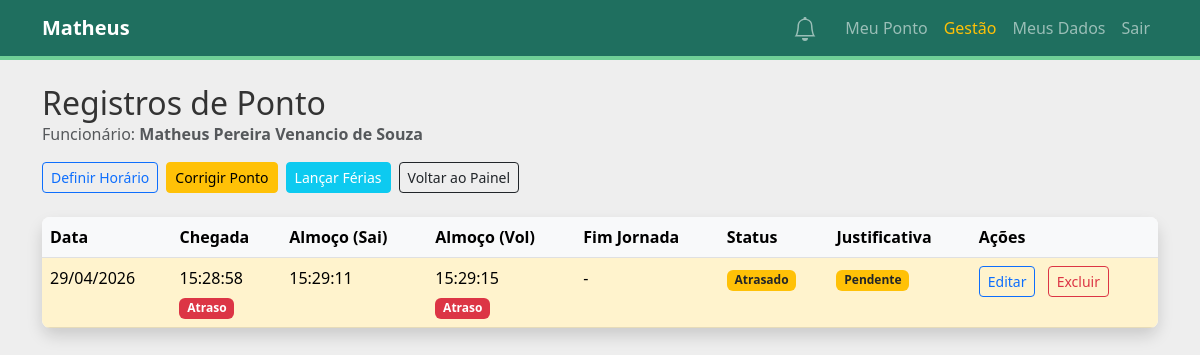
Page /manager/view-logs/3 (signed in) on the earlier database version.
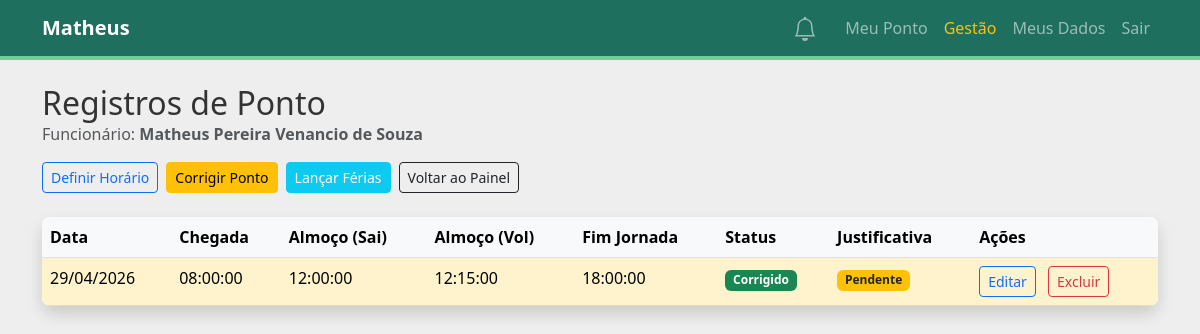
Same page on the later database version.
### src/domain/model.py (models this page shows, shortened)
class User:
    @property
    def is_profile_complete(self) -> bool:
        return self.profile.is_complete()
    @property
    def unread_notifications_count(self) -> int:
        return sum(1 for n in self.notifications if not n.is_read)

@dataclass
class DailyPonto:
    user_id: int
    entry_date: date
    arrival: Optional[time] = None
    lunch_start: Optional[time] = None
    lunch_end: Optional[time] = None
    departure: Optional[time] = None
    location_data: str = "" # Formato: "Chegada: ... | Almoço: ..."
    status: PontoStatus = PontoStatus.ON_TIME
    justification: Optional[str] = None
    ponto_id: Optional[int] = None
    arrival_late: bool = False
    lunch_start_late: bool = False
    lunch_end_late: bool = False
    departure_early: bool = False
    @property
    def has_anomaly(self) -> bool:
        return any([
            self.arrival_late,
            self.lunch_start_late,
            self.lunch_end_late,
            self.departure_early,
            self.status == PontoStatus.MISSING
        ])

### src/entrypoints/flask_app.py (the view)
@app.route("/manager/view-logs/<int:employee_id>")
@login_required
def view_employee_logs(employee_id):
    if current_user.role not in ["manager", "admin"]:
        flash("Acesso não autorizado.", "danger")
        return redirect(url_for("dashboard"))
    uow = SqlAlchemyUnitOfWork()
    with uow:
        employee = uow.users.get_user_by_id(employee_id)
        if not employee:
            flash("Funcionário não encontrado.", "danger")
            return redirect(url_for("dashboard"))
        recent_entries = sorted(employee.time_entries, key=lambda x: x.entry_date, reverse=True)
        return render_template("view_employee_logs.html", employee=employee, recent_entries=recent_entries)

### src/adapters/repository.py (called while the page is built)
    def get_user_by_id(self, user_id: int) -> Optional[User]:
        return self.session.query(User).filter_by(user_id=user_id).first()

### src/domain/model.py (called while the page is built)
    def is_complete(self) -> bool:
        return all([
            self.registration_number,
            self.cpf,
            self.department,
            self.position,
            self.secretariat,
            self.full_name
        ])

### src/entrypoints/flask_app.py (called while the page is built)
@login_manager.user_loader
def load_user(user_id):
    uow = SqlAlchemyUnitOfWork()
    with uow:
        user = uow.users.get_user_by_id(int(user_id))
        if user:
            return AuthenticatedUser(user)
    return None

@app.context_processor
def inject_notifications():
    if current_user.is_authenticated:
        uow = SqlAlchemyUnitOfWork()
        with uow:
            user = uow.users.get_user_by_id(current_user.id)
            if user:
                notifs = [
                    {"message": n.message, "is_read": n.is_read, "created_at": n.created_at}
                    for n in user.notifications[:20]
                ]
                return {
                    "user_notifs": notifs,
                    "user_notifs_count": user.unread_notifications_count
                }
    return {"user_notifs": [], "user_notifs_count": 0}

### src/service_layer/unit_of_work.py (called while the page is built)
    def __enter__(self):
        return self

    def __exit__(self, *args):
        self.rollback()

    def __enter__(self):
        if self._nested_count == 0:
            self.session: Session = self.session_factory()
            self.users = SqlAlchemyRepository(self.session)
        self._nested_count += 1
        return super().__enter__()

    def __exit__(self, *args):
        self._nested_count -= 1
        if self._nested_count == 0:
            super().__exit__(*args)
            self.session.close()
        else:
            pass

    def rollback(self):
        self.session.rollback()

### src/entrypoints/templates/view_employee_logs.html (shortened to what this page needs)
{% extends "base.html" %}
{% block content %}
<div class="d-flex flex-column mb-4">
    <div class="d-flex flex-column mb-3">
        <h2 class="mb-0">Registros de Ponto</h2>
        <p class="text-muted mb-0">Funcionário: <strong>{{ employee.profile.full_name or employee.email }}</strong></p>
    </div>
    <div class="d-flex flex-wrap gap-2">
        <a href="{{ url_for('set_schedule', employee_id=employee.user_id) }}" class="btn btn-sm btn-outline-primary">Definir Horário</a>
        <a href="{{ url_for('fix_ponto', employee_id=employee.user_id) }}" class="btn btn-sm btn-warning">Corrigir Ponto</a>
        <button class="btn btn-sm btn-info text-white" data-bs-toggle="modal" data-bs-target="#vacationModal">Lançar Férias</button>
        <a href="{{ url_for('management_panel') }}" class="btn btn-sm btn-outline-dark">Voltar ao Painel</a>
    </div>
</div>
<div class="card shadow mb-4">
    <div class="card-body p-0">
        <div class="table-responsive">
            <table class="table table-hover mb-0">
                <thead class="table-light">
                    <tr>
                        <th>Data</th>
                        <th>Chegada</th>
                        <th>Almoço (Sai)</th>
                        <th>Almoço (Vol)</th>
                        <th>Fim Jornada</th>
                        <th>Status</th>
                        <th>Justificativa</th>
                        <th>Ações</th>
                    </tr>
                </thead>
                <tbody>
                    {% for p in recent_entries %}
                        <tr class="{% if p.has_anomaly %}table-warning{% elif p.status.value == 'Corrigido' %}table-success{% endif %}">
                            <td>{{ p.entry_date.strftime('%d/%m/%Y') }}</td>
                            <td>
                                {{ p.arrival.strftime('%H:%M:%S') if p.arrival else '-' }}
                                {% if p.status.value != 'Corrigido' and p.arrival_late %}
                                    <div class="mt-1"><span class="badge bg-danger">Atraso</span></div>
                                {% endif %}
                            </td>
                            <td>
                                {{ p.lunch_start.strftime('%H:%M:%S') if p.lunch_start else '-' }}
                            </td>
                            <td>
                                {{ p.lunch_end.strftime('%H:%M:%S') if p.lunch_end else '-' }}
                                {% if p.status.value != 'Corrigido' and p.lunch_end_late %}
                                    <div class="mt-1"><span class="badge bg-danger">Atraso</span></div>
                                {% endif %}
                            </td>
                            <td>
                                {{ p.departure.strftime('%H:%M:%S') if p.departure else '-' }}
                            </td>
                            <td>
                                {% if p.status.value == 'No Horário' %}
                                    <span class="badge bg-success">{{ p.status.value }}</span>
                                {% elif p.status.value == 'Atrasado' %}
                                    <span class="badge bg-warning text-dark">{{ p.status.value }}</span>
                                {% elif p.status.value == 'Faltante' %}
                                    <span class="badge bg-danger">{{ p.status.value }}</span>
                                {% elif p.status.value == 'Justificado' %}
                                    <span class="badge bg-info text-dark">{{ p.status.value }}</span>
                                {% elif p.status.value == 'Corrigido' %}
                                    <span class="badge bg-success">{{ p.status.value }}</span>
                                {% else %}
                                    <span class="badge bg-secondary">{{ p.status.value }}</span>
                                {% endif %}
                            </td>
                            <td>
                                {% if p.justification %}
                                    <small class="text-muted" title="{{ p.justification }}">{{ p.justification }}</small>
                                {% elif p.has_anomaly %}
                                    <span class="badge bg-warning text-dark">Pendente</span>
                                {% else %}
                                    -
                                {% endif %}
                            </td>
                            <td>
                                <a href="{{ url_for('fix_ponto', employee_id=employee.user_id) }}?date={{ p.entry_date }}" class="btn btn-sm btn-outline-primary me-2">Editar</a>
                                <form action="{{ url_for('delete_ponto', employee_id=employee.user_id, entry_date=p.entry_date) }}" method="POST" class="d-inline" onsubmit="return confirm('ATENÇÃO: Você está prestes a excluir permanentemente este registro de ponto. Esta ação não pode ser desfeita. Deseja continuar?');">
                                    <button type="submit" class="btn btn-sm btn-outline-danger">Excluir</button>
                                </form>
                            </td>
                        </tr>
                    {% else %}
                        <tr><td colspan="7" class="text-center py-4 text-muted">Nenhum registro encontrado.</td></tr>
                    {% endfor %}
                </tbody>
            </table>
        </div>
    </div>
</div>
{% endblock %}

### src/entrypoints/templates/base.html (shortened to what this page needs)
<!DOCTYPE html>
<html lang="pt-br">
<head>
    <link href="https://cdn.jsdelivr.net/npm/bootstrap@5.3.0/dist/css/bootstrap.min.css" rel="stylesheet">
    <link rel="stylesheet" href="{{ url_for('static', filename='style.css') }}">
</head>
<body>
    <nav class="navbar navbar-expand-lg navbar-dark mb-4">
        <div class="container">
            <a class="navbar-brand fw-bold" href="{{ url_for('index') }}">
                {% if current_user.is_authenticated %}
                    {% if current_user.full_name %}
                        {{ current_user.full_name.split()[0] }}
                    {% else %}
                        {{ current_user.email.split('@')[0] }}
                    {% endif %}
                {% else %}
                    BANCO DE EMPREGOS
                {% endif %}
            </a>
            <div class="collapse navbar-collapse" id="navbarNav">
                <div class="navbar-nav ms-auto align-items-center">
                    {% if current_user.is_authenticated %}
                        <div class="nav-item dropdown me-3">
                            <a class="nav-link position-relative p-1" href="#" id="notifDropdown" role="button" data-bs-toggle="modal" data-bs-target="#notifModal" onclick="markRead()">
                            </a>
                        </div>
                        <a class="nav-link" href="{{ url_for('dashboard') }}">Meu Ponto</a>
                        {% if current_user.role in ['manager', 'admin'] %}
                            <a class="nav-link text-warning" href="{{ url_for('management_panel') }}">Gestão</a>
                        {% endif %}
                        <a class="nav-link" href="{{ url_for('profile') }}">Meus Dados</a>
                        <a class="nav-link" href="{{ url_for('logout') }}">Sair</a>
                    {% else %}
                        <a class="nav-link" href="{{ url_for('login') }}">Login</a>
                    {% endif %}
                </div>
            </div>
        </div>
    </nav>
    <div class="container">
        {% block content %}{% endblock %}
    </div>
</body>
</html>

### src/entrypoints/static/style.css (style rules this page uses)
:root { --bg-color: #EEEEEE; --primary-mint: #6FCF97; --secondary-teal: #2FA084; --dark-accent: #1F6F5F; --text-dark: #333333; --white: #ffffff; }
body { background-color: var(--bg-color); color: var(--text-dark); font-family: 'Segoe UI', Tahoma, Geneva, Verdana, sans-serif; }
.navbar { background-color: var(--dark-accent) !important; border-bottom: 4px solid var(--primary-mint); }
.card { border: none; border-radius: 12px; background-color: var(--white); transition: transform 0.2s; }
.table { background-color: var(--white); border-radius: 8px; overflow: hidden; }

Differences in the rows shown:
changed DailyPonto: arrival "15:28:58" → "08:00:00"; lunch_start "15:29:11" → "12:00:00"; lunch_end "15:29:15" → "12:15:00"; departure "-" → "18:00:00"; status "LATE" → "CORRECTED" (drawn); status.value "Atrasado" → "Corrigido"
